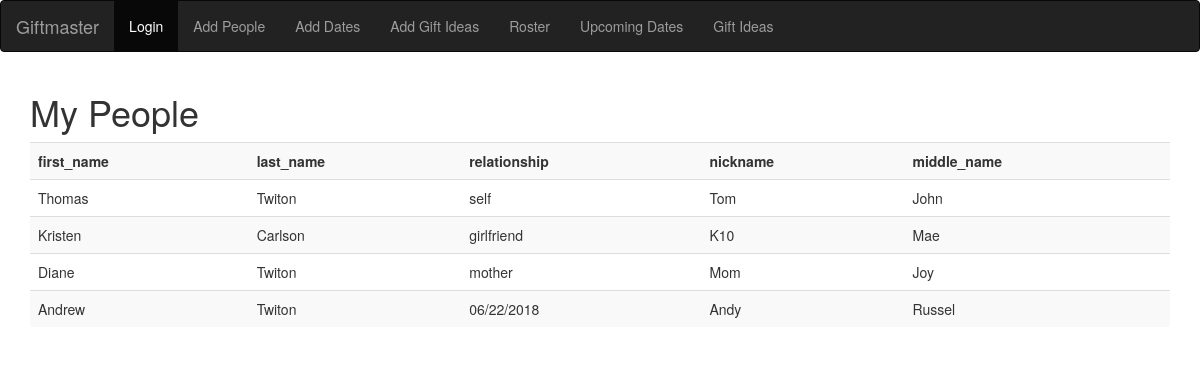
The page /roster on the database as committed earlier.
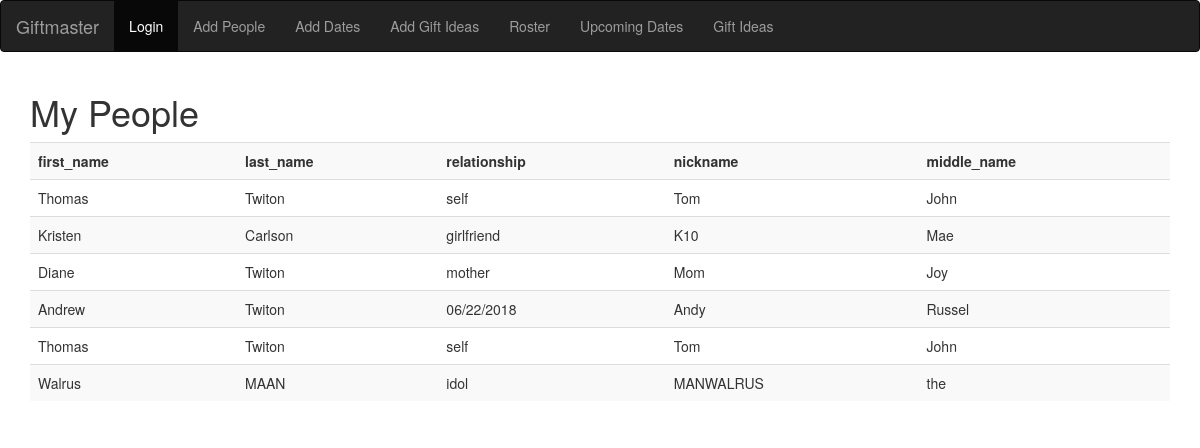
The same page on the database as committed later.
### tables this page shows
CREATE TABLE roster_test (first_name text, last_name text, middle_name text, nickname text, relationship text, id text);

### giftapp.py (the view)
@app.route('/roster')
def getroster():
    conn = sqlite3.connect('giftmaster.db')
    cur = conn.cursor()
    cur.execute('select first_name, last_name, relationship, nickname, middle_name from '+ tables.roster)
    res = cur.fetchall()
    return render_template("roster.html", data = res, theader = cur)

### templates/roster.html
{% extends "base.html" %}
{% block content %}
<div class=container>
    <h1>My People</h1>
    <table class="table table-striped">
        <tr>
            <th>{{theader.description[0][0]}}</th>
            <th>{{theader.description[1][0]}}</th>
            <th>{{theader.description[2][0]}}</th>
            <th>{{theader.description[3][0]}}</th>
            <th>{{theader.description[4][0]}}</th>
        </tr>
        {% for i in range(0, data|length)%}
        <tr>
            <td>{{data[i][0]}}</td>
            <td>{{data[i][1]}}</td>
            <td>{{data[i][2]}}</td>
            <td>{{data[i][3]}}</td>
            <td>{{data[i][4]}}</td>
        </tr>
        {% endfor %}
    </table>
</div>
{% endblock %}

### templates/base.html (shortened to what this page needs)
{% extends "bootstrap/base.html" %}
{% import "bootstrap/wtf.html" as wtf %}
{% block navbar %}
<nav class="navbar navbar-inverse">
  <div class="container-fluid">
    <div class="navbar-header">
      <a class="navbar-brand" href="/login">Giftmaster</a>
    </div>
    <div class="collapse navbar-collapse" id="myNavbar">
    <ul class="nav navbar-nav">
      <li class="active"><a href="/login">Login</a></li>
      <li><a href="/add_roster">Add People</a></li>
      <li><a href="/add_date">Add Dates</a></li>
      <li><a href="/add_gift">Add Gift Ideas</a></li>
      <li><a href="/roster">Roster</a></li>
      <li><a href="/upcoming_dates">Upcoming Dates</a></li>
      <li><a href="/gift_ideas">Gift Ideas</a></li>
    </ul>
  </div>
  </div>
</nav>
{% endblock %}

Rows that differ between the two databases and show on the page:
added roster_test: first_name "Thomas", last_name "Twiton", relationship "self", nickname "Tom", middle_name "John"
added roster_test: first_name "Walrus", last_name "MAAN", relationship "idol", nickname "MANWALRUS", middle_name "the"
